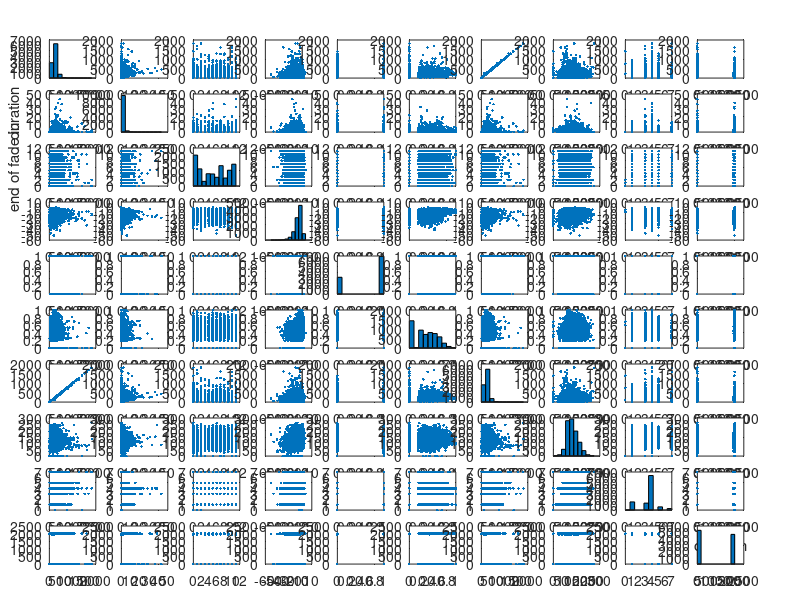

MATLAB code to generate this figure: (Note: this script raises an error after producing the figure.)
%import the data
addpath('../Data');        %add path if needed
disp('importing data...');
data = dlmread('data-numeric-only.csv', ',', 2, 0);
labels = {'duration', 'end of fade in', 'key', 'loudness', 'mode', 'song hotness', 'start of fade out', 'tempo', 'time signature', 'year'};

D = data(:, [2:3, 5:12]);
D2 = D;

[H,AX] = plotmatrix(D)
for i = 1:length(AX)
        ylabel(AX(i,1),labels{i})
        xlabel(AX(end,i),labels{i})
end

%normalize Data
for j = 1:size(D,2)
    D(:,j) = ( (D(:,j)-min(D(:,j)) )./(max(D(:,j))-min(D(:,j))));
end

disp('calculating tree...');
P = pdist(D, 'euclid');
L = linkage(P, 'single');
C = cluster(L, 'maxclust', 2:20);

disp('plotting tree...');

figure;
dendrogram(L, 50);  %collapses all points into 50 leaf nodes

%{
randData = rand(1000, 4);
P2= pdist(randData, 'euclid');
L2 = linkage(P2, 'single');
C2 = cluster(L2, 'maxclust', 13);

figure;
dendrogram(L, 50);  %collapses all points into 50 leaf nodes
%}